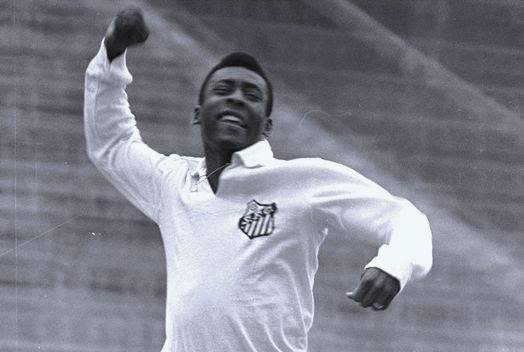
#> input picture 7º Semestre/Computação Visual/Projeto N2/Pele.jpg, 524 x 352 px
$ jupyter execute main.ipynb
#> lines starting #> are read from the running program, lines starting #| are printed output that depends on the picture
#### 🎨 Transformação de Cores – RGB, HSV e Grayscale
#### Computação Visual – Tutorial Teórico e Prático

**Integrantes:**
- Cleverson Pereira da Silva – RA: 10391119
- Felipe Nakandakari dos Santos – RA: 10395160
- Gustavo Teixeira dos Santos – RA: 10391083
- Paulo Henrique Braga Cechinel – RA: 10389996

#### 🧠 Parte Teórica

**Transformação de cores** é o processo de conversão de uma imagem de um espaço de cor para outro. Três espaços de cor comuns são:

- **RGB (Red, Green, Blue)**: padrão em câmeras e monitores, representa a imagem como a combinação de luz vermelha, verde e azul.
- **Grayscale (tons de cinza)**: converte uma imagem colorida para uma versão monocromática baseada na luminância.
- **HSV (Hue, Saturation, Value)**: separa a cor (matiz), a intensidade (saturação) e o brilho (valor), sendo útil para segmentação de cores.

Essas transformações são amplamente utilizadas em aplicações como segmentação de imagem, realce, análise de objetos e visão computacional.

#### 🔧 Parte Prática – Python + OpenCV

[cell 1]
# Instalar OpenCV se necessário
# !pip install opencv-python matplotlib

import cv2
import matplotlib.pyplot as plt

[cell 2]
# Carrega a imagem no formato RGB
imagem_original = cv2.imread('Pele.jpg')  # Substitua pelo caminho da sua imagem
#> imagem_original is the input picture: shape (352, 524, 3); mean B, G, R 141.6, 130, 128.2
imagem_rgb = cv2.cvtColor(imagem_original, cv2.COLOR_BGR2RGB)

# Converte para tons de cinza
imagem_cinza = cv2.cvtColor(imagem_original, cv2.COLOR_BGR2GRAY)

# Converte para o espaço de cor HSV
imagem_hsv = cv2.cvtColor(imagem_original, cv2.COLOR_BGR2HSV)
#> imagem_hsv: shape (352, 524, 3); mean H, S, V 116.3, 25, 141.6

# Visualiza as imagens lado a lado
figura, eixos = plt.subplots(1, 3, figsize=(15, 5))

eixos[0].imshow(imagem_rgb)
eixos[0].set_title('Imagem em RGB')
eixos[0].axis('off')

eixos[1].imshow(imagem_cinza, cmap='gray')
eixos[1].set_title('Imagem em Tons de Cinza')
eixos[1].axis('off')

eixos[2].imshow(cv2.cvtColor(imagem_hsv, cv2.COLOR_HSV2RGB))
eixos[2].set_title('Imagem em HSV (convertida para RGB)')
eixos[2].axis('off')

plt.tight_layout()
plt.show()
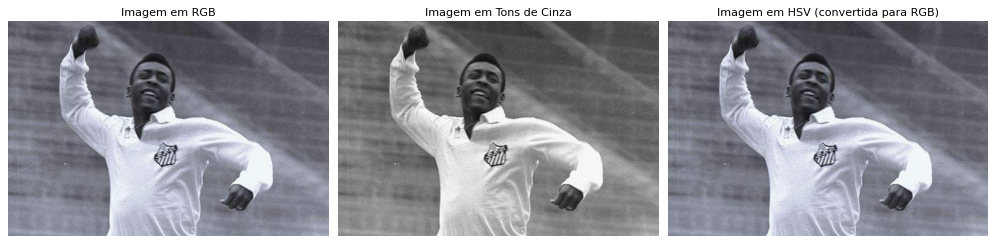
#> figure drawn by matplotlib, 3 panels
